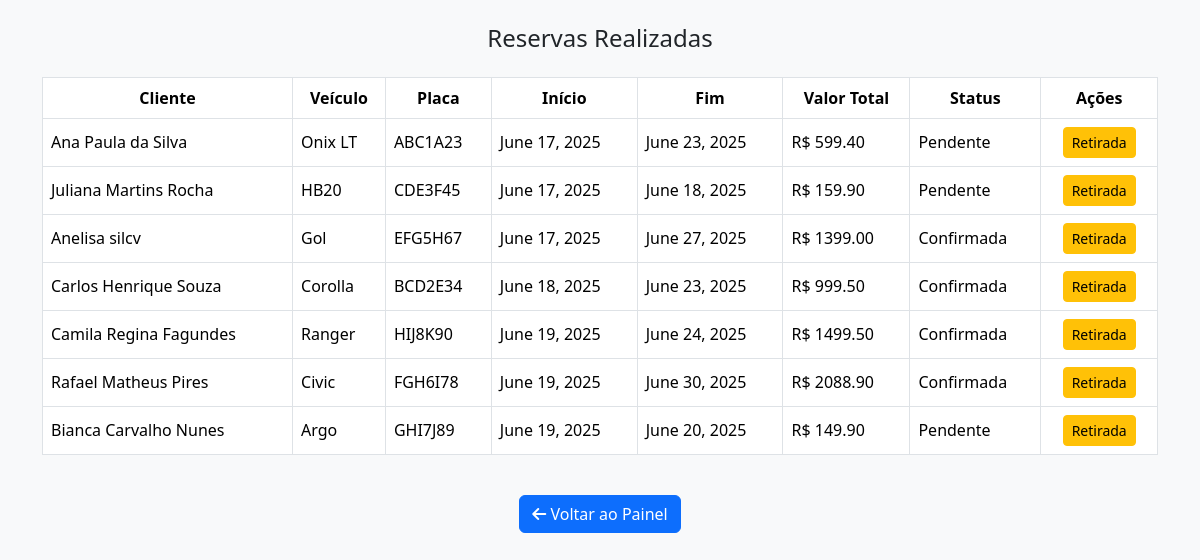
The app's page /reservas/listar/ (signed in) with its own data.
### reservas/models.py (models this page shows, shortened)
class Reserva(models.Model):
    STATUS_CHOICES = [
        ('confirmada', 'Confirmada'),
        ('pendente', 'Pendente'),
        ('retirada', 'Retirada'),
        ('finalizada', 'Finalizada'),
    ]
    COMBUSTIVEL_CHOICES = [
        ('cheio', 'Cheio'),
        ('3/4', '3/4'),
        ('meio', 'Meio'),
        ('1/4', '1/4'),
        ('quase_vazio', 'Quase vazio'),
        ('vazio', 'Vazio'),
    ]
    cliente = models.ForeignKey(Cliente, on_delete=models.CASCADE)
    veiculo = models.ForeignKey(Veiculo, on_delete=models.CASCADE)
    funcionario = models.ForeignKey(Funcionario, on_delete=models.CASCADE)
    data_inicio = models.DateField()
    data_fim = models.DateField()
    valor_total = models.DecimalField(max_digits=10, decimal_places=2, blank=True, null=True)
    status = models.CharField(max_length=20, choices=STATUS_CHOICES, default='pendente')
    quilometragem_inicial = models.IntegerField(null=True, blank=True)
    nivel_combustivel_inicial = models.CharField(
        max_length=20,
        choices=COMBUSTIVEL_CHOICES,
        null=True,
        blank=True
    )
    observacoes_inicial = models.TextField(null=True, blank=True)
    quilometragem_final = models.IntegerField(null=True, blank=True)
    nivel_combustivel_final = models.CharField(
        max_length=20,
        choices=COMBUSTIVEL_CHOICES,
        null=True,
        blank=True
    )
    observacoes_final = models.TextField(null=True, blank=True)

### clientes/models.py (models this page shows, shortened)
class Cliente(models.Model):
    TIPO_PESSOA = [
        ('CPF', 'Pessoa Física'),
        ('CNPJ', 'Pessoa Jurídica'),
    ]
    tipo_pessoa = models.CharField(max_length=4, choices=TIPO_PESSOA)
    documento = models.CharField(max_length=20, unique=True)
    nome = models.CharField(max_length=100)
    endereco = models.CharField(max_length=200)
    telefone = models.CharField(max_length=20)

### veiculos/models.py (models this page shows, shortened)
class Veiculo(models.Model):
    CATEGORIAS = [
        ('hatch', 'Hatch'),
        ('sedan', 'Sedan'),
        ('suv', 'SUV'),
        ('pickup', 'Pickup'),
        ('luxo', 'Luxo'),
        ('utilitario', 'Utilitário'),
    ]
    STATUS = [
        ('disponivel', 'Disponível'),
        ('alugado', 'Alugado'),
        ('manutencao', 'Em Manutenção'),
    ]
    modelo = models.CharField(max_length=100)
    marca = models.CharField(max_length=100)
    ano = models.IntegerField()
    cor = models.CharField(max_length=50)
    categoria = models.CharField(max_length=50, choices=CATEGORIAS)
    placa = models.CharField(max_length=10, unique=True)
    preco_locacao = models.DecimalField(max_digits=8, decimal_places=2)
    status_disponibilidade = models.CharField(max_length=20, choices=STATUS, default='disponivel')
    imagem = models.ImageField(upload_to='veiculos/', null=True, blank=True)

### reservas/views.py (the view)
# urls.py: path('listar/', views.listar_reservas, name='listar_reservas'),
@login_required
def listar_reservas(request):
    ordenar = request.GET.get('ordenar', 'data_inicio')
    reservas = Reserva.objects.select_related('cliente', 'veiculo').order_by(ordenar)
    return render(request, 'reservas/listar.html', {'reservas': reservas})

### reservas/templates/reservas/listar.html (shortened to what this page needs)
<!DOCTYPE html>
<html lang="pt-br">
<head>
  <link href="https://cdn.jsdelivr.net/npm/bootstrap@5.3.3/dist/css/bootstrap.min.css" rel="stylesheet">
  <link href="https://cdnjs.cloudflare.com/ajax/libs/font-awesome/6.5.0/css/all.min.css" rel="stylesheet">
</head>
<body class="bg-light">
  <div class="container py-4">
    <h4 class="text-center mb-4">Reservas Realizadas</h4>
    {% if reservas %}
      <div class="table-responsive">
        <table class="table table-hover table-bordered align-middle">
          <thead class="text-center">
            <tr>
              <th>Cliente</th>
              <th>Veículo</th>
              <th>Placa</th>
              <th>Início</th>
              <th>Fim</th>
              <th>Valor Total</th>
              <th>Status</th>
              <th>Ações</th>
            </tr>
          </thead>
          <tbody>
            {% for r in reservas %}
              <tr>
                <td>{{ r.cliente.nome }}</td>
                <td>{{ r.veiculo.modelo }}</td>
                <td>{{ r.veiculo.placa }}</td>
                <td>{{ r.data_inicio }}</td>
                <td>{{ r.data_fim }}</td>
                <td>R$ {{ r.valor_total }}</td>
                <td>{{ r.get_status_display }}</td>
                <td class="text-center">
                  {% if r.status == 'confirmada' or r.status == 'pendente' %}
                    <a href="{% url 'registrar_retirada' r.id %}" class="btn btn-sm btn-warning">Retirada</a>
                  {% elif r.status == 'retirada' %}
                    <a href="{% url 'registrar_devolucao_veiculo' r.id %}" class="btn btn-sm btn-success">Devolução</a>
                  {% else %}
                    <span class="text-muted">Finalizada</span>
                  {% endif %}
                </td>
              </tr>
            {% endfor %}
          </tbody>
        </table>
      </div>
    {% else %}
      <div class="alert alert-warning text-center">Nenhuma reserva encontrada.</div>
    {% endif %}
    <div class="text-center mt-4">
      <a href="{% url 'home' %}" class="btn btn-primary">
        <i class="fas fa-arrow-left"></i> Voltar ao Painel
      </a>
    </div>
  </div>
</body>
</html>

### reservas/templates/reservas/listar.html (style rules this page uses)
.table thead { background-color: #0d6efd; color: white; }
.btn-sm { margin: 0 2px; }

### records on screen
Reserva: cliente.nome "Ana Paula da Silva", veiculo.modelo "Onix LT", veiculo.placa "ABC1A23", data_inicio "June 17, 2025", data_fim "June 23, 2025", valor_total "599.40", status "Pendente", shows "Retirada"
Reserva: cliente.nome "Juliana Martins Rocha", veiculo.modelo "HB20", veiculo.placa "CDE3F45", data_inicio "June 17, 2025", data_fim "June 18, 2025", valor_total "159.90", status "Pendente", shows "Retirada"
Reserva: cliente.nome "Anelisa silcv", veiculo.modelo "Gol", veiculo.placa "EFG5H67", data_inicio "June 17, 2025", data_fim "June 27, 2025", valor_total "1399.00", status "Confirmada", shows "Retirada"
Reserva: cliente.nome "Carlos Henrique Souza", veiculo.modelo "Corolla", veiculo.placa "BCD2E34", data_inicio "June 18, 2025", data_fim "June 23, 2025", valor_total "999.50", status "Confirmada", shows "Retirada"
Reserva: cliente.nome "Camila Regina Fagundes", veiculo.modelo "Ranger", veiculo.placa "HIJ8K90", data_inicio "June 19, 2025", data_fim "June 24, 2025", valor_total "1499.50", status "Confirmada", shows "Retirada"
Reserva: cliente.nome "Rafael Matheus Pires", veiculo.modelo "Civic", veiculo.placa "FGH6I78", data_inicio "June 19, 2025", data_fim "June 30, 2025", valor_total "2088.90", status "Confirmada", shows "Retirada"
Reserva: cliente.nome "Bianca Carvalho Nunes", veiculo.modelo "Argo", veiculo.placa "GHI7J89", data_inicio "June 19, 2025", data_fim "June 20, 2025", valor_total "149.90", status "Pendente", shows "Retirada"
